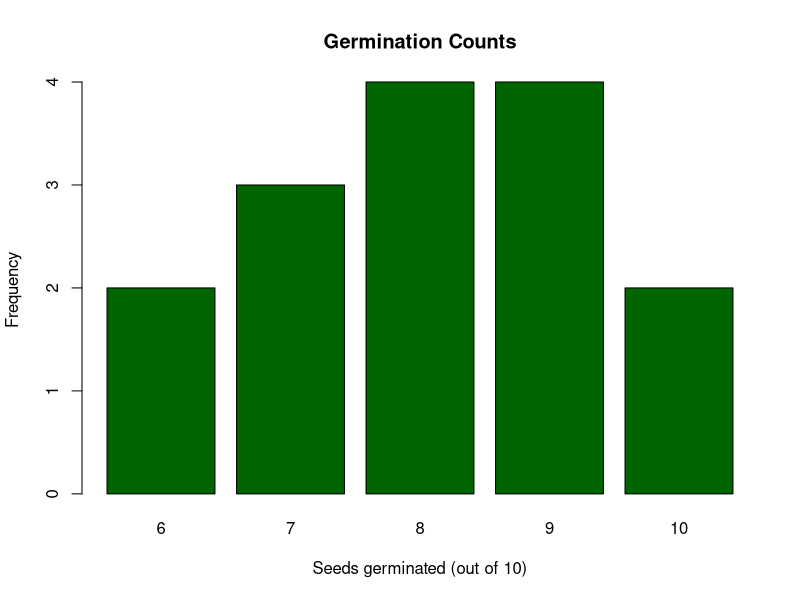
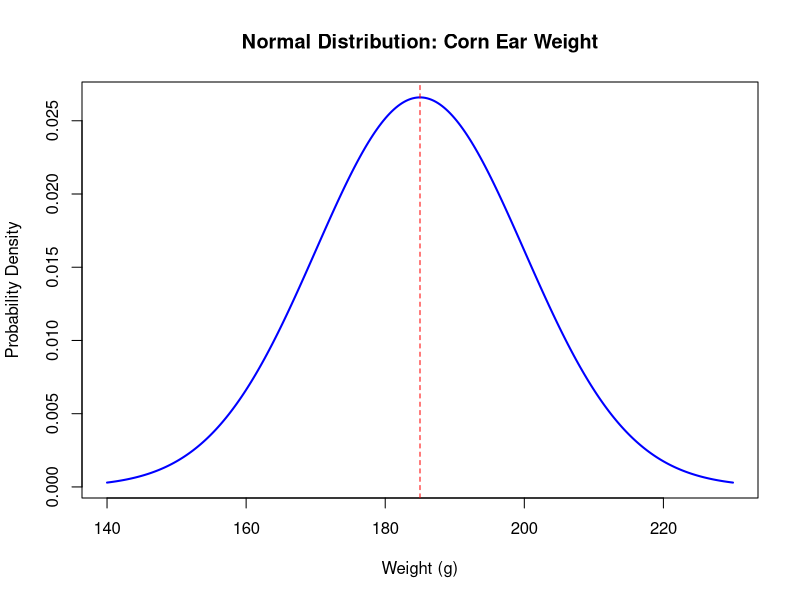

The R script that drew these images, in order:
## ---- chunk 1
# Germination data
germ <- c(7, 9, 8, 10, 6, 9, 8, 7, 10, 8, 9, 6, 8, 9, 7)

# Frequency table
table(germ)

# Relative frequency table
table(germ) / length(germ)

# Bar plot of frequencies
barplot(table(germ),
        main = "Germination Counts",
        xlab = "Seeds germinated (out of 10)",
        ylab = "Frequency",
        col  = "darkgreen")

# --- Normal distribution examples ---
# Corn ear weight: mean = 185, sd = 15

# P(weight <= 200) using normal distribution
pnorm(200, mean = 185, sd = 15)

# P(170 <= weight <= 200)
pnorm(200, mean = 185, sd = 15) - pnorm(170, mean = 185, sd = 15)

# z-score for a 220 g ear
z <- (220 - 185) / 15
cat("z-score for 220 g:", z, "\n")

# Plot a normal distribution curve
x_vals <- seq(140, 230, length.out = 300)
y_vals <- dnorm(x_vals, mean = 185, sd = 15)

plot(x_vals, y_vals, type = "l", lwd = 2, col = "blue",
     main = "Normal Distribution: Corn Ear Weight",
     xlab = "Weight (g)", ylab = "Probability Density")
abline(v = 185, col = "red", lty = 2) # mean
